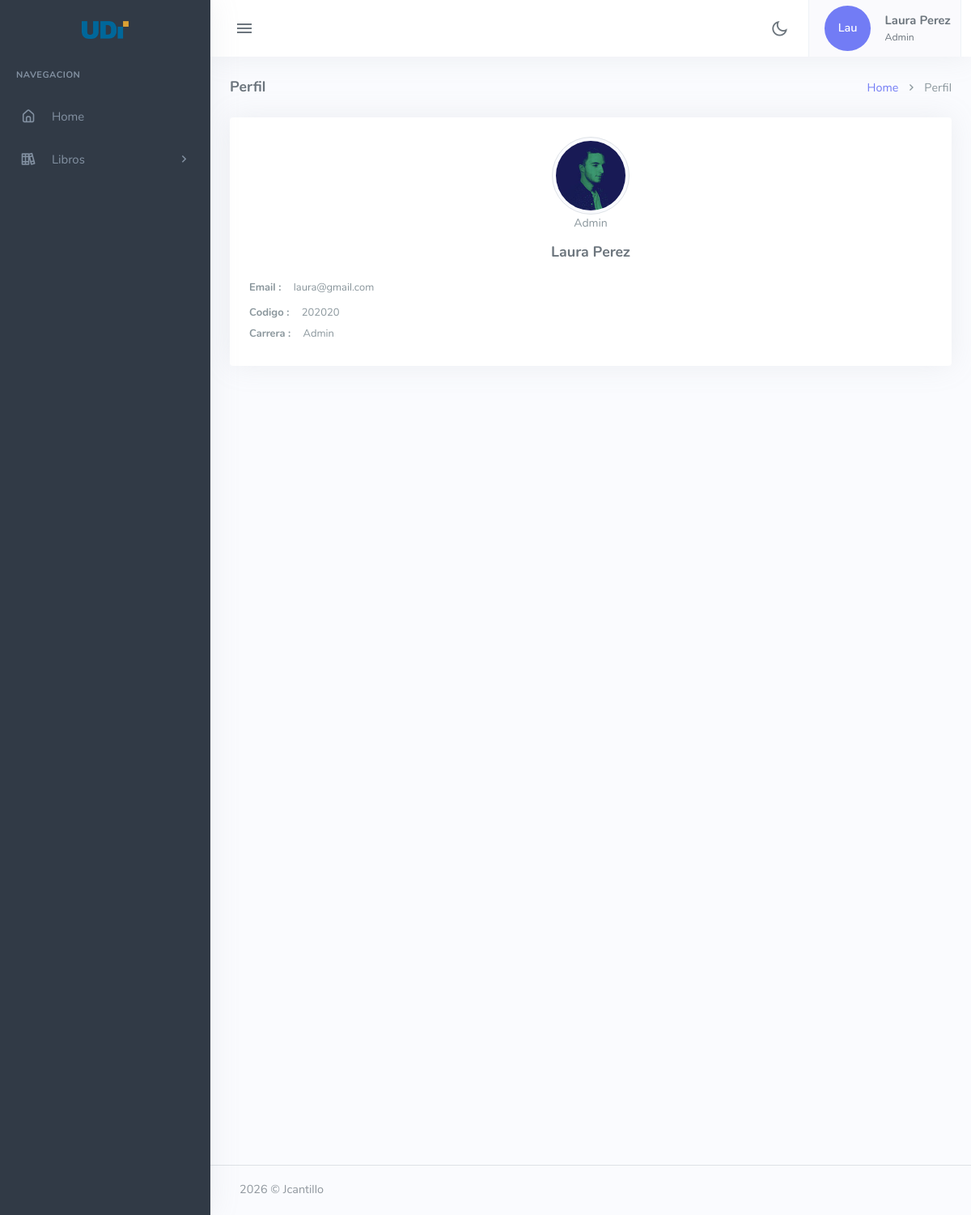
The page /barrancabermeja/pages-profile-2.php (signed in) on the database its author committed.
### tables this page shows
CREATE TABLE usuarios (
    idUser INT AUTO_INCREMENT PRIMARY KEY,         
    code_cc VARCHAR(50) NOT NULL UNIQUE,            
    name VARCHAR(50) NOT NULL,                     
    email VARCHAR(100) NOT NULL UNIQUE,            
    password VARCHAR(255) NOT NULL,                
    fecha_registro TIMESTAMP DEFAULT CURRENT_TIMESTAMP,  
    ultimo_acceso TIMESTAMP NULL,                  
    rol ENUM('Root', 'Admin', 'Estudiante') DEFAULT 'Estudiante',   
    carrera ENUM('Admi. Empresas', 'Ing. Sistemas', 'Diseño grafico','Ing. Industrial','Psicologia','Admin') DEFAULT 'Admin',   
    estado ENUM('Activo', 'Inactivo') DEFAULT 'Activo'   
);

### barrancabermeja/includes/conn.php (called while the page is built, shortened)
<?php
if (!class_exists('conectarDB')) {
    class conectarDB {
        public function __construct() {
            try {
                $this->conn_db = new PDO(
                    DB_HOST, DB_USER, DB_PASS,
                    [PDO::ATTR_ERRMODE => PDO::ERRMODE_EXCEPTION]
                );
                return $this->conn_db;
            } catch(PDOException $e) {
                die("Database error: " . $e->getMessage());
            }
        }
    }
}

### barrancabermeja/includes/class_usuario.php (called while the page is built, shortened)
<?php
require('conn.php');
class Usuario extends conectarDB {
    public function datosUser_email($email) {
        $sql = "SELECT * FROM usuarios WHERE email = :email";
        $stmt = $this->conn_db->prepare($sql);
        $stmt->bindParam(':email', $email, PDO::PARAM_STR);
        $stmt->execute();
        $resultado = $stmt->fetch(PDO::FETCH_ASSOC);
        return $resultado;
    }
}
?>

### barrancabermeja/pages-profile-2.php (the view, shortened to what this page needs)
<?php
require('includes/class_usuario.php');
?>
<!DOCTYPE html>
<html lang="en">
<head>
    <link href="assets/css/app-saas.min.css" rel="stylesheet" type="text/css" id="app-style" />
    <link href="assets/css/icons.min.css" rel="stylesheet" type="text/css" />
</head>
<body>
    <div class="wrapper">
        <?php
        include ("navbar.php");
        ?>
        <?php
        include ("leftSidebar.php");
        ?>
        <div class="content-page">
            <div class="content">
                <div class="container-fluid">
                    <div class="row">
                        <div class="col-12">
                            <div class="page-title-box">
                                <div class="page-title-right">
                                    <ol class="breadcrumb m-0">
                                        <li class="breadcrumb-item"><a href="index.php">Home</a></li>
                                        <li class="breadcrumb-item active">Perfil</li>
                                    </ol>
                                </div>
                                <h4 class="page-title">Perfil</h4>
                            </div>
                        </div>
                    </div>
                    <div class="card text-center">
                        <div class="card-body">
                            <img src="assets/images/users/avatar-1.jpg" class="rounded-circle avatar-lg img-thumbnail"
                                alt="profile-image">
                                <p class="text-muted font-14"><?php echo $usuario["rol"] ?></p>
                            <h4 class="mb-0 mt-2"><?php echo $usuario["name"] ?> </h4>
                            <div class="text-start mt-3">
                                <p class="text-muted mb-2 font-13"><strong>Email :</strong> <span
                                        class="ms-2 "><?php echo $usuario["email"] ?></span></p>
                                <p class="text-muted mb-1 font-13"><strong>Codigo :</strong> <span
                                        class="ms-2"><?php echo $usuario["code_cc"] ?></span></p>
                                <p class="text-muted mb-1 font-13"><strong>Carrera :</strong> <span
                                        class="ms-2"><?php echo $usuario["carrera"] ?></span></p>
                            </div>
                        </div>
                    </div>
                </div>
            </div>
            <?php
                include ("footer.php");
               ?>
        </div>
    </div>
</body>
</html>

### barrancabermeja/navbar.php (shortened to what this page needs)
<?php
require_once('includes/class_usuario.php');
$usuario = new Usuario();
$usuario = $usuario->datosUser_email($_SESSION['usuario_email']);
?>
<div class="navbar-custom">
    <div class="topbar container-fluid">
        <div class="d-flex align-items-center gap-lg-2 gap-1">
            <button class="button-toggle-menu">
                <i class="mdi mdi-menu"></i>
            </button>
        </div>
        <ul class="topbar-menu d-flex align-items-center gap-3">
            <li class="dropdown notification-list">
                <div class="nav-link" id="light-dark-mode" data-bs-toggle="tooltip" data-bs-placement="left"
                    title="Theme Mode">
                    <i class="ri-moon-line font-22"></i>
                </div>
            </li>
            <li class="dropdown">
                <a class="nav-link dropdown-toggle arrow-none nav-user px-2" data-bs-toggle="dropdown" href="#"
                    role="button" aria-haspopup="false" aria-expanded="false">
                    <span class="avatar-md d-flex justify-content-center align-items-center" style="height: 100%;">
                        <span
                            class="avatar-title bg-primary rounded-circle d-flex justify-content-center align-items-center"
                            style="width: 80%; height: 80%;">
                            <?php echo substr($usuario["name"], 0, 3); ?>
                        </span>
                    </span>
                    <span class="d-lg-flex flex-column gap-1 d-none">
                        <h5 class="my-0"><?php echo $usuario["name"] ?></h5>
                        <h6 class="my-0 fw-normal"><?php echo $usuario["rol"] ?></h6>
                    </span>
                </a>
            </li>
        </ul>
    </div>
</div>

### rows shown on the page
usuarios: name "Lau", name "Laura Perez", rol "Admin", email "laura@gmail.com", code_cc "202020", carrera "Admin"
